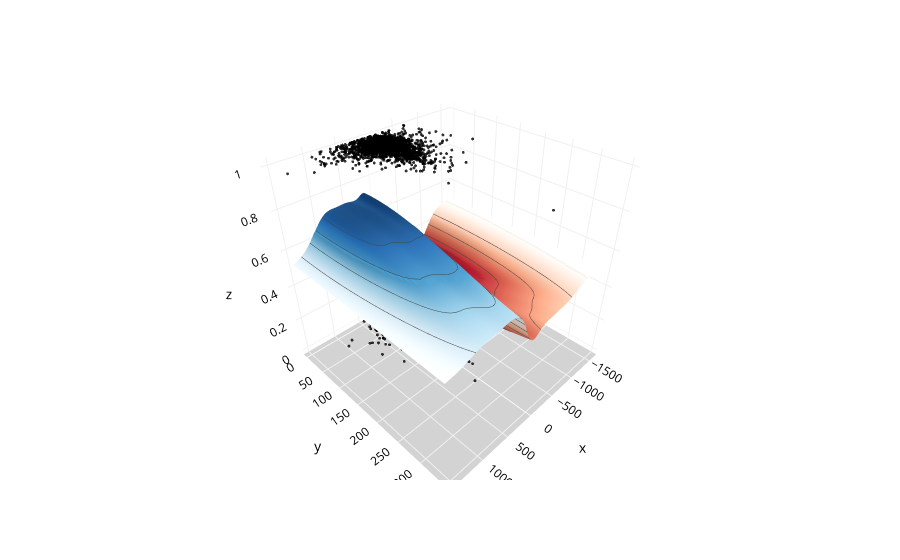

The notebook cell saved with this chart:
### Markdown cell above
### C=0.01, gamma='scale'

### Code cell
# Select data for modeling
X=df[['rating_difference', 'turns']]
y=df['white_win'].values

# Fit the model and display results
X_train, X_test, y_train, y_test, clf = fitting(X, y, 0.01, 'scale')

# Plot 3D chart
Plot_3D(X, X_test, y_test, clf)

### Figure 1 — Plotly figure (JSON) as saved in the notebook; plotly's stock layout.template omitted (floating-point values rounded to 4 significant figures; data arrays with more than 128 entries replaced by an {"elided": "..."} marker saying what was removed)
{"data": [{"hovertemplate": "x=%{x}<br>y=%{y}<br>z=%{z}<extra></extra>", "legendgroup": "", "marker": {"color": "black", "opacity": 0.8, "size": 1, "symbol": "circle"}, "mode": "markers", "name": "", "scene": "scene", "showlegend": false, "type": "scatter3d", "x": {"elided": "4012 int values"}, "y": {"elided": "4012 int values"}, "z": {"elided": "4012 int values"}}, {"colorscale": [[0, "rgb(103,0,31)"], [0.1, "rgb(178,24,43)"], [0.2, "rgb(214,96,77)"], [0.3, "rgb(244,165,130)"], [0.4, "rgb(253,219,199)"], [0.5, "rgb(247,247,247)"], [0.6, "rgb(209,229,240)"], [0.7, "rgb(146,197,222)"], [0.8, "rgb(67,147,195)"], [0.9, "rgb(33,102,172)"], [1, "rgb(5,48,97)"]], "contours": {"z": {"end": 0.8, "show": true, "size": 0.05, "start": 0.2}}, "name": "SVM Prediction", "showscale": false, "type": "surface", "x": {"elided": "311 int values"}, "y": [0, 10, 20, 30, 40, 50, 60, 70, 80, 90, 100, 110, 120, 130, 140, 150, 160, 170, 180, 190, 200, 210, 220, 230, 240, 250, 260, 270, 280, 290, 300, 310, 320, 330, 340], "z": {"elided": "35x311 float values"}}], "layout": {"legend": {"tracegroupgap": 0}, "margin": {"t": 60}, "paper_bgcolor": "white", "scene": {"domain": {"x": [0, 1], "y": [0, 1]}, "xaxis": {"backgroundcolor": "white", "color": "black", "gridcolor": "#f0f0f0", "title": {"text": "x"}}, "yaxis": {"backgroundcolor": "white", "color": "black", "gridcolor": "#f0f0f0", "title": {"text": "y"}}, "zaxis": {"backgroundcolor": "lightgrey", "color": "black", "gridcolor": "#f0f0f0", "title": {"text": "z"}}}}}
